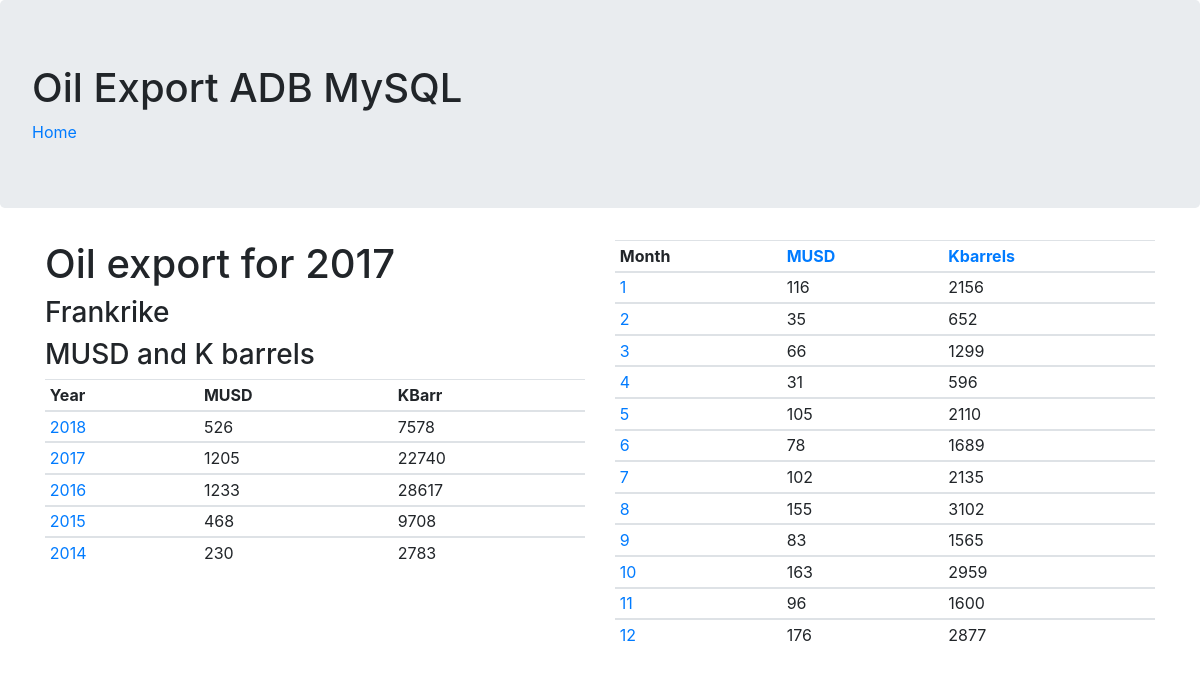
The app's page /adb/web_mysql/stat3.php?year=2017&cc=FR with its own data.
### tables this page shows
create table country_dim (
  cid char(2),
  cname varchar(50) not null,
  primary key(cid)
);

create table fact_aggregated (
  pid int,
  cid char(2),
  year int not null check (year > 1970 and year < 2100),
  amountMNOK numeric(12,2),
  amountMUSD numeric(12,2),
  kbarrels numeric(12,2),
  foreign key (pid) references product_dim(pid),
  foreign key (cid) references country_dim(cid),
  primary key(pid,cid,year)
);

create table facttable_USDP_Barrels (
  pid int,
  cid char(2),
  month int not null check (month > 0 and month < 13),
  year int not null check (year > 1970 and year < 2100),
  amountMNOK numeric(10,2),
  amountMUSD numeric(10,2),
  kbarrels numeric(10,2),
  foreign key (pid) references product_dim(pid),
  foreign key (cid) references country_dim(cid),
  primary key(pid,cid,month,year)
);

### adb/web_mysql/stat3.php (the view, shortened to what this page needs)
<html>
	<head>
		<link href="https://stackpath.bootstrapcdn.com/bootstrap/4.1.3/css/bootstrap.min.css" rel="stylesheet">
	</head>
	<body>
	    <div class='jumbotron'>
			<h1>Oil Export ADB MySQL</h1>
			<a href="stat1.php">Home</a>
		</div>
		<?php
		    function openConnection()
		    {
				$config = parse_ini_file('./config.ini');
				$servername = $config['servername'];
				$username = $config['username'];
				$password = $config['password'];
				$dbname = $config['dbname'];
				$conn = new mysqli($servername, $username, $password, $dbname);
				return $conn;
		    }
			function getYearUrlparam()
		    {
				$yyyy = $_GET['year'] ?? '';
				return $yyyy;
		    }
			function getCountryCodeparam()
			{
				$cc = $_GET['cc'];
				return $cc;
			}
			function getCountryByCC($cc)
			{
				return "select cname from country_dim " .
				"where cid='{$cc}' ";
			}
			function getCountrystatByYear($cc)
			{
				return "select f.year,f.cid, f.amountMUSD as MUSD, f.kbarrels as KBarr " .
				"from fact_aggregated f, country_dim c " .
				"where f.cid = c.cid and f.cid='{$cc}' " .
				"and f.pid = 1 order by f.year desc";
			}
			function createSql($year, $cc)
			{
				return "select f.year, f.month, f.amountMUSD as MUSD, f.kbarrels as KBarr, f.cid  " .
				"from facttable_USDP_Barrels f, product_dim p " .
				"where f.pid=p.pid " .
				"and f.year={$year} " .
				"and f.pid=1 " .
				"and f.cid='{$cc}'";
			}
			function DisplayData($countryQry, $byYearQry, $getQry, $year)
			{
				echo "<div class='container'>";
				echo "<div class='row'>";
				echo "<div class='col-md-6'>";
				echo "<div><h1>Oil export for {$year}</h1>";
				while($row = $countryQry->fetch_assoc())
				{
					echo "<h3>" . $row["cname"] . "</h3>";
				}
				echo "<h3>MUSD and K barrels</h3></div>";
				echo "<table class='table table-sm table-hover'>";
				echo "<thead><tr><th>Year</th><th>MUSD</th><th>KBarr</th></tr></thead>";
				while($row = $byYearQry->fetch_assoc())
				{
					echo "<tbody><tr>";
					echo "<td><a href='stat3.php?year={$row["year"]}&cc={$row["cid"]}'>{$row["year"]}</a></td>";
					echo "<td>" . round($row["MUSD"]) . "</td>";
					echo "<td>" . round($row["KBarr"]) . "</td>";
					echo "</tr></tbody>";
				}
				echo "</table>";
				echo "<div id='chartContainer1' style='height: 370px; width: 100%;'></div>";
				echo "</div>";
				echo "<div class='col-md-6'>";
				echo "<table class='table table-sm table-hover'>";
				echo "<thead><tr><th>Month</th><th><a href='stat4.php?year={$year}'>MUSD</a></th><th><a href='stat5.php?year={$year}'>Kbarrels</a></th></tr></thead>";
				while($row = $getQry->fetch_assoc())
				{
					echo "<tbody><tr>";
					echo "<td><a href='stat6.php?year={$row["year"]}&month={$row["month"]}&cc={$row["cid"]}'>{$row["month"]}</a></td>";
					echo "<td>" . round($row["MUSD"]) . "</td>";
					echo "<td>" . round($row["KBarr"]) . "</td>";
					echo "</tr></tbody>";
				}
				echo "</table>";
				echo "</div>";
				echo "</div>";
				echo "</div>";
			}
			$conn = openConnection();
			$year = getYearUrlparam();
			$cc = getCountryCodeparam();
			$countryQry = $conn->query(getCountryByCC($cc));
			$byYearQry = $conn->query(getCountrystatByYear($cc));
			$getQry = $conn->query(createSql($year, $cc));
			displayData($countryQry, $byYearQry, $getQry, $year, $cc);
		?>
	</body>
</html>

### records on screen
country_dim: cname "Frankrike"
fact_aggregated: year "2018", amountMUSD "526", kbarrels "7578"
fact_aggregated: year "2017", amountMUSD "1205", kbarrels "22740"
fact_aggregated: year "2016", amountMUSD "1233", kbarrels "28617"
fact_aggregated: year "2015", amountMUSD "468", kbarrels "9708"
fact_aggregated: year "2014", amountMUSD "230", kbarrels "2783"
facttable_usdp_barrels: month "1", amountMUSD "116", kbarrels "2156"
facttable_usdp_barrels: month "2", amountMUSD "35", kbarrels "652"
facttable_usdp_barrels: month "3", amountMUSD "66", kbarrels "1299"
facttable_usdp_barrels: month "4", amountMUSD "31", kbarrels "596"
facttable_usdp_barrels: month "5", amountMUSD "105", kbarrels "2110"
facttable_usdp_barrels: month "6", amountMUSD "78", kbarrels "1689"
facttable_usdp_barrels: month "7", amountMUSD "102", kbarrels "2135"
facttable_usdp_barrels: month "8", amountMUSD "155", kbarrels "3102"
facttable_usdp_barrels: month "9", amountMUSD "83", kbarrels "1565"
facttable_usdp_barrels: month "10", amountMUSD "163", kbarrels "2959"
facttable_usdp_barrels: month "11", amountMUSD "96", kbarrels "1600"
facttable_usdp_barrels: month "12", amountMUSD "176", kbarrels "2877"

### other values on screen
$year "2017"
